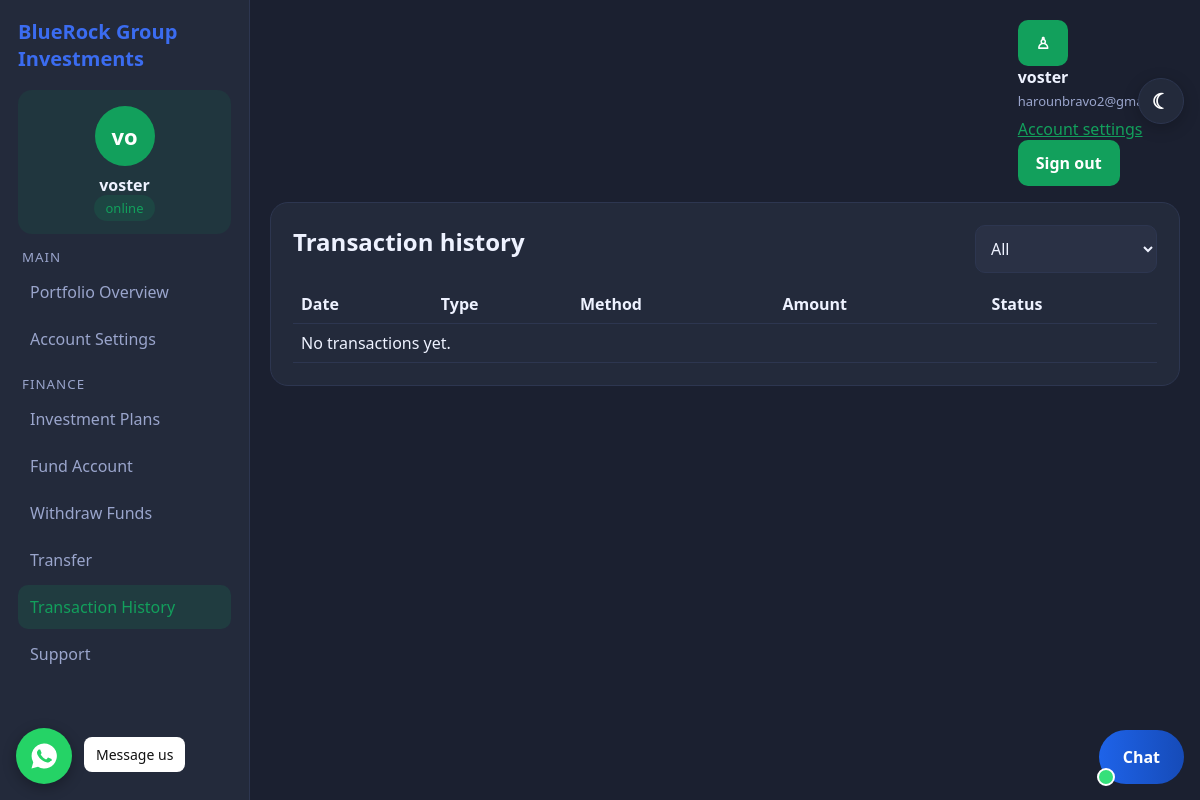
Page /dashboard/history/ (signed in) on the earlier database version.
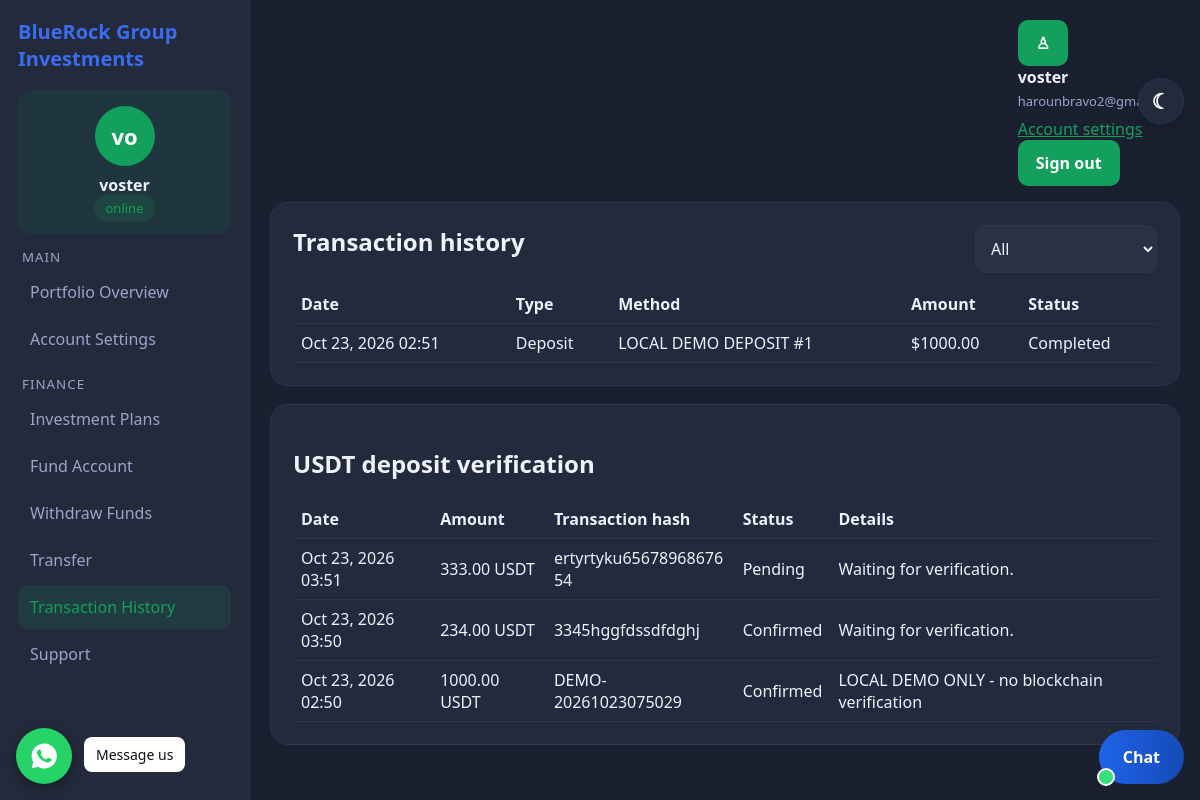
Same page on the later database version.
### accounts/models.py (models this page shows, shortened)
class Transaction(models.Model):
    user = models.ForeignKey(
        settings.AUTH_USER_MODEL,
        on_delete=models.PROTECT,
    )
    kind = models.CharField(
        max_length=14,
        choices=[
            ("deposit", "Deposit"),
            ("withdrawal", "Withdrawal"),
            ("transfer_out", "Transfer sent"),
            ("transfer_in", "Transfer received"),
        ],
    )
    amount = models.DecimalField(max_digits=14, decimal_places=2)
    status = models.CharField(
        max_length=10,
        choices=[
            ("pending", "Pending"),
            ("completed", "Completed"),
            ("failed", "Failed"),
        ],
        default="pending",
    )
    reference = models.CharField(max_length=160, blank=True)
    created = models.DateTimeField(auto_now_add=True)
    class Meta:
        ordering = ["-created"]

class CryptoDeposit(models.Model):
    NETWORK = "TRON_MAINNET_TRC20"
    user = models.ForeignKey(
        settings.AUTH_USER_MODEL,
        on_delete=models.PROTECT,
        related_name="crypto_deposits",
    )
    amount = models.DecimalField(max_digits=14, decimal_places=2)
    tx_hash = models.CharField(max_length=66, unique=True)
    status = models.CharField(
        max_length=12,
        choices=[
            ("pending", "Pending"),
            ("confirmed", "Confirmed"),
            ("failed", "Failed"),
        ],
        default="pending",
    )
    note = models.CharField(max_length=240, blank=True)
    created = models.DateTimeField(auto_now_add=True)
    confirmed_at = models.DateTimeField(null=True, blank=True)
    ledger_transaction = models.OneToOneField(
        Transaction,
        null=True,
        blank=True,
        on_delete=models.PROTECT,
        related_name="crypto_deposit",
    )
    class Meta:
        ordering = ["-created"]

### accounts/views.py (the view)
# urls.py: path("dashboard/history/", views.history, name="history"),
@login_required
def history(request):
    kind = request.GET.get("type", "")
    qs = Transaction.objects.filter(user=request.user)
    if kind in ("deposit", "withdrawal", "transfer_out", "transfer_in"):
        qs = qs.filter(kind=kind)
    crypto_deposits = (
        CryptoDeposit.objects.filter(user=request.user)[:100]
        if kind in ("", "deposit")
        else []
    )
    return render(
        request,
        "accounts/history.html",
        {
            "page": "tx",
            "txs": qs[:100],
            "kind": kind,
            "crypto_deposits": crypto_deposits,
        },
    )

### accounts/context.py (called while the page is built)
def site(request):
    return {"BRAND": settings.BRAND, "WHATSAPP_NUMBER": settings.WHATSAPP_NUMBER, "SUPPORT_PHONE": settings.SUPPORT_PHONE, "SUPPORT_EMAIL": settings.SUPPORT_EMAIL}

### accounts/templates/accounts/history.html (shortened to what this page needs)
{% extends "accounts/dash_base.html" %}{% block content %}<div class="panel"><div style="display:flex;justify-content:space-between;flex-wrap:wrap;gap:8px"><h2 style="margin:0">Transaction history</h2>
<form method="get"><select name="type" onchange="this.form.submit()" style="width:auto"><option value="">All</option></select></form></div>
<div class="scroll" style="margin-top:12px"><table><tr><th>Date</th><th>Type</th><th>Method</th><th>Amount</th><th>Status</th></tr>{% for t in txs %}<tr><td>{{ t.created|date:"M d, Y H:i" }}</td><td>{{ t.get_kind_display }}</td><td>{{ t.reference }}</td><td>{% if t.kind == "deposit" and t.status == "pending" %}Awaiting admin confirmation{% else %}${{ t.amount }}{% endif %}</td><td>{{ t.get_status_display }}</td></tr>{% empty %}<tr><td colspan="5">No transactions yet.</td></tr>{% endfor %}</table></div></div>
{% if crypto_deposits %}<div class="panel" style="margin-top:16px"><h2>USDT deposit verification</h2><div class="scroll"><table><tr><th>Date</th><th>Amount</th><th>Transaction hash</th><th>Status</th><th>Details</th></tr>{% for d in crypto_deposits %}<tr><td>{{ d.created|date:"M d, Y H:i" }}</td><td>{{ d.amount }} USDT</td><td style="overflow-wrap:anywhere;max-width:240px">{{ d.tx_hash }}</td><td>{{ d.get_status_display }}</td><td>{{ d.note|default:"Waiting for verification." }}</td></tr>{% endfor %}</table></div></div>{% endif %}
{% endblock %}

### accounts/templates/accounts/dash_base.html (shortened to what this page needs)
{% extends "accounts/base.html" %}
{% block body %}
<div class="shell">
    <aside>
        <a class="logo" href="{% url 'home' %}">{{ BRAND }}</a>
        <div class="me">
            <div class="av">{{ user.username|slice:":2"|lower }}</div>
            <div style="font-weight:700;margin-top:8px">{{ user.username }}</div>
            <span class="pill">online</span>
        </div>
        <nav class="side">
            <small>MAIN</small>
            <a href="{% url 'dashboard' %}"
               {% if page == 'ov' %}class="cur"{% endif %}>
                Portfolio Overview
            </a>
            <a href="{% url 'settings' %}"
               {% if page == 'set' %}class="cur"{% endif %}>
                Account Settings
            </a>
            <small>FINANCE</small>
            <a href="{% url 'dashboard' %}#dashboard-investment-plans">
                Investment Plans
            </a>
            <a href="{% url 'fund' %}"
               {% if page == 'fund' %}class="cur"{% endif %}>
                Fund Account
            </a>
            <a href="{% url 'withdraw' %}"
               {% if page == 'wd' %}class="cur"{% endif %}>
                Withdraw Funds
            </a>
            <a href="{% url 'transfer' %}"
               {% if page == 'tr' %}class="cur"{% endif %}>
                Transfer
            </a>
            <a href="{% url 'history' %}"
               {% if page == 'tx' %}class="cur"{% endif %}>
                Transaction History
            </a>
            <a href="#"
               onclick="document.getElementById('chb').click();return false">
                Support
            </a>
        </nav>
    </aside>
    <div class="mainp">
        <div class="topbar">
            <div class="account-menu">
                <button
                    type="button"
                    class="account-toggle"
                    id="accountToggle"
                    aria-label="Account menu"
                    aria-expanded="false"
                    title="Account">♙</button>
                <div class="account-pop" id="accountPop">
                    <b>{{ user.get_full_name|default:user.username }}</b>
                    <div style="color:var(--mut);font-size:13px;margin:4px 0 8px">
                        {{ user.email }}
                    </div>
                    <a href="{% url 'settings' %}">Account settings</a>
                    <form method="post" action="{% url 'logout' %}">
                        <button class="logout-btn">Sign out</button>
                    </form>
                </div>
            </div>
        </div>
        {% block content %}{% endblock %}
    </div>
</div>
{% endblock %}

### accounts/templates/accounts/base.html (shortened to what this page needs)
{% load static %}
<!doctype html><html lang="en"><head><meta charset="utf-8"><meta name="viewport" content="width=device-width,initial-scale=1">
</head>
<body>{% block body %}{% endblock %}{% include "accounts/widget.html" %}</body></html>

### accounts/templates/accounts/widget.html (shortened to what this page needs)
<a class="wa fx" target="_blank" rel="noopener" aria-label="WhatsApp" href="https://wa.me/{{ WHATSAPP_NUMBER }}"></a><span class="wat fx">Message us</span>
<button class="visb fx" id="vb" type="button" aria-label="Appearance and visibility settings" title="Appearance and visibility">&#9790;</button>
<button class="chatb fx" id="chb" type="button"><span class="dot"></span>Chat</button>

### accounts/templates/accounts/base.html (style rules this page uses)
:root { --bg:#1b2030;--card:#232a3b;--in:#2a3145;--tx:#eef2ff;--mut:#9aa5cc;--line:#2d3650;--br:1 }
body { margin:0;background:var(--bg);color:var(--tx);font-family:system-ui,sans-serif }
body>:not(.fx):not(script):not(style) { filter:brightness(var(--br)) }
input,select,textarea { width:100%;padding:11px;border-radius:10px;border:1px solid var(--line);background:var(--in);color:var(--tx);box-sizing:border-box;font:inherit }
button,.btn { display:inline-block;background:#12a05c;color:#fff;border:0;border-radius:10px;padding:12px 18px;font-weight:600;cursor:pointer;text-decoration:none;font:inherit;font-weight:600 }
a { color:#12a05c }
table { width:100%;border-collapse:collapse }
td,th { padding:8px;border-bottom:1px solid var(--line);text-align:left }
.shell { display:flex;min-height:100vh }
.shell aside { width:250px;background:var(--card);border-right:1px solid var(--line);padding:18px;flex-shrink:0;box-sizing:border-box }
.logo { font-weight:800;font-size:20px;color:#3b6cf0;text-decoration:none;display:block;margin-bottom:18px }
.me { text-align:center;background:rgba(18,160,92,.1);border-radius:14px;padding:16px;margin-bottom:14px }
.av { width:60px;height:60px;border-radius:50%;background:#12a05c;color:#fff;display:inline-flex;align-items:center;justify-content:center;font-weight:700;font-size:22px }
.side small { display:block;color:var(--mut);margin:14px 4px 4px;letter-spacing:1px }
.side a { display:block;padding:11px 12px;border-radius:10px;color:var(--mut);margin:3px 0;text-decoration:none }
.side a.cur { background:rgba(18,160,92,.15);color:#12a05c }
.mainp { flex:1;min-width:0;padding:20px }
.topbar { display:flex;justify-content:flex-end;gap:10px;margin-bottom:16px }
.panel { background:var(--card);border:1px solid var(--line);border-radius:18px;padding:22px;margin-bottom:18px }
.pill { background:rgba(18,160,92,.15);color:#12a05c;border-radius:99px;padding:4px 12px;font-size:13px }
.scroll { overflow-x:auto }

### accounts/templates/accounts/widget.html (style rules this page uses)
.wa { position:fixed;left:16px;bottom:16px;width:56px;height:56px;border-radius:50%;background:#25d366;display:flex;align-items:center;justify-content:center;box-shadow:0 4px 14px rgba(0,0,0,.3);z-index:20 }
.wat { position:fixed;left:84px;bottom:28px;background:#fff;color:#111;padding:8px 12px;border-radius:8px;font-size:14px;z-index:20 }
.chatb { position:fixed;right:16px;bottom:16px;background:linear-gradient(90deg,#1e63e9,#164bb8);color:#fff;border:0;border-radius:999px;padding:16px 24px;font:600 16px system-ui;z-index:20;cursor:pointer;width:auto }
.chatb .dot { position:absolute;left:-2px;bottom:-2px;width:14px;height:14px;border-radius:50%;background:#35e07a;border:2px solid #fff }
.visb { position:fixed;right:16px;top:calc(78px + env(safe-area-inset-top,0px));width:46px;height:46px;border-radius:50%;background:#232a3b;color:#fff;border:1px solid #2d3650;z-index:100;cursor:pointer;font-size:21px;padding:0;box-shadow:0 4px 16px rgba(0,0,0,.22);display:flex;align-items:center;justify-content:center }

Differences in the rows shown:
added Transaction: created "Oct 23, 2026 02:51", kind "Deposit", reference "LOCAL DEMO DEPOSIT #1", amount "1000.00", status "Completed"
added CryptoDeposit: created "Oct 23, 2026 03:51", amount "333.00", tx_hash "ertyrtyku6567896867654", status "Pending", note "Waiting for verification."
added CryptoDeposit: created "Oct 23, 2026 03:50", amount "234.00", tx_hash "3345hggfdssdfdghj", status "Confirmed", note "Waiting for verification."
added CryptoDeposit: created "Oct 23, 2026 02:50", amount "1000.00", tx_hash "DEMO-20261023075029", status "Confirmed", note "LOCAL DEMO ONLY - no blockchain verification"
Other differences:
text no longer shown: "No transactions yet."
text now shown: "USDT deposit verification Date Amount Transaction hash Status Details"
